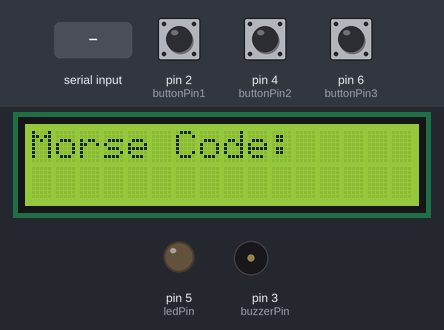
Recording of a sketch running on a simulated Arduino Uno, built with avr-gcc and run on an emulated ATmega328P. Shown: 16×2 character LCD, output pins drawn as LEDs (lit = HIGH), buzzer (waves = sounding, pin HIGH). The inputs (shaded band) are chosen by the test bench; at power-on: pin 2 (buttonPin1) HIGH, pin 4 (buttonPin2) HIGH, pin 6 (buttonPin3) HIGH. What the sketch prints to the serial monitor is not drawn.

Above: at 1.2 s.
1.3 s: pin 2 (buttonPin1) pulled LOW for 0.15 s
At 2.9 s:
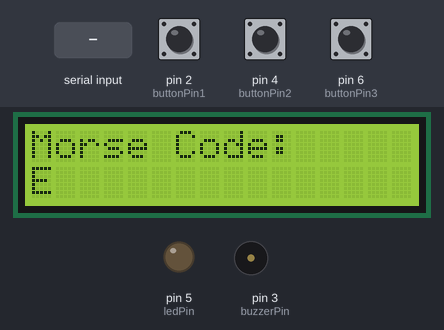
3.9 s: pin 4 (buttonPin2) pulled LOW for 3.2 s
At 4.8 s:
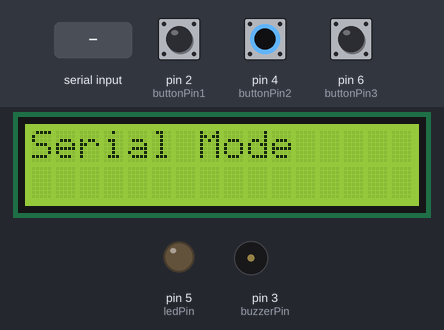
9.3 s: "-..." received over Serial
At 9.7 s:
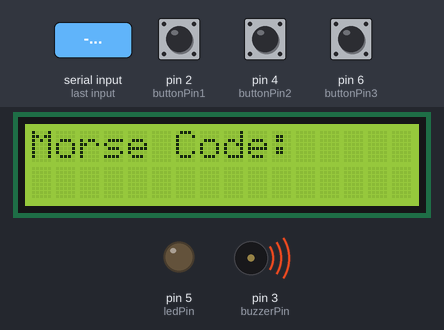
12.3 s: ".-" received over Serial
At 14.7 s:
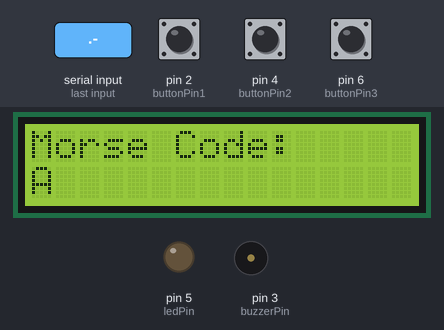
15.3 s: "-.-." received over Serial
At 17.0 s:
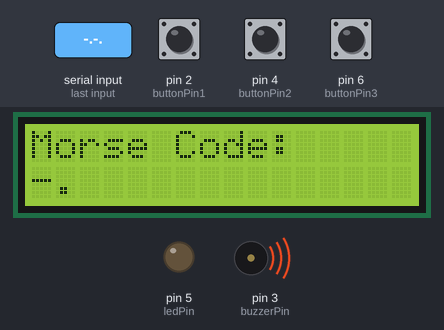
18.3 s: "-.." received over Serial
At 21.4 s:
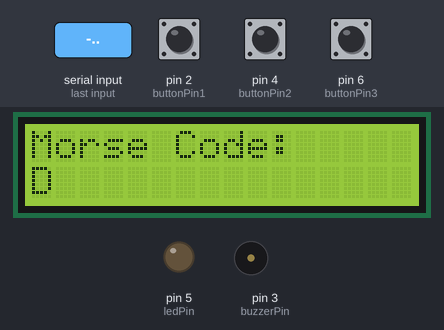
Timing chart, 0 to 22.3 s (numbered marks = the images above; inputs shaded):
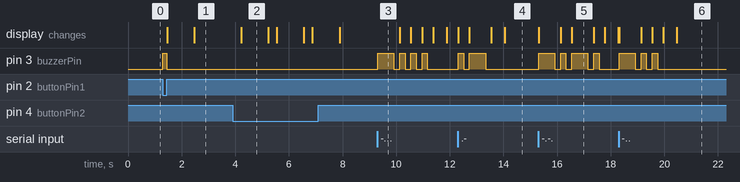

The sketch:

main.ino
```cpp
#include <Wire.h>
#include <LiquidCrystal_I2C.h>

LiquidCrystal_I2C lcd(0x27, 16, 2);

const int buzzerPin = 3;
const int buttonPin1 = 2;
const int buttonPin2 = 4;
const int buttonPin3 = 6; // Dodajemy trzeci przycisk do resetowania LCD
const int ledPin = 5;

boolean buttonPressed = false;
boolean useSerial = false;
String morseCode = "";
String translatedText = "";
String lastDisplayedText = "";
unsigned long pressStartTime = 0;
unsigned long lastPressTime = 0;
const unsigned long dotLength = 200;
const unsigned long dashLength = 600;
const unsigned long symbolTimeout = 1000;
unsigned long lastCharTime = 0;

void setup() {
  Serial.begin(9600);
  pinMode(buzzerPin, OUTPUT);
  pinMode(buttonPin1, INPUT_PULLUP);
  pinMode(buttonPin2, INPUT_PULLUP);
  pinMode(buttonPin3, INPUT_PULLUP); // Ustawiamy trzeci przycisk jako wejście
  pinMode(ledPin, OUTPUT);

  lcd.begin(16, 2);
  lcd.backlight();
  lcd.clear();
  lcd.setCursor(0, 0);
  lcd.print("Morse Code:");
  lcd.setCursor(0, 1);
}

void loop() {
  // Sprawdź, czy przycisk zmiany trybu został wciśnięty
  if (digitalRead(buttonPin2) == LOW) {
    useSerial = !useSerial;
    delay(300);
    lcd.clear();
    lcd.setCursor(0, 0);
    if (useSerial) {
      lcd.print("Serial Mode");
    } else {
      lcd.print("Button Mode");
    }
    lcd.setCursor(0, 1);
    delay(1000);
    lcd.clear();
    lcd.setCursor(0, 0);
    lcd.print("Morse Code:");
    lcd.setCursor(0, 1);
    translatedText = "";
    morseCode = "";
    lastDisplayedText = "";
  }

  // Sprawdź, czy trzeci przycisk został wciśnięty
  if (digitalRead(buttonPin3) == LOW) {
    morseCode = "";
    translatedText = "";
    lcd.clear();
    lcd.setCursor(0, 0);
    lcd.print("Morse Code:");
    lcd.setCursor(0, 1);
    delay(300); // debounce
  }

  if (useSerial) {
    readSerial();
  } else {
    readButton();
  }

  // Sprawdzanie, czy upłynął czas symbolTimeout bez sygnału
  if (!useSerial && millis() - lastPressTime > symbolTimeout && morseCode.length() > 0) {
    translateAndDisplay();
  }

  // Miga dioda LED, gdy wiadomość z komputera czeka na przyjęcie
  static unsigned long previousMillis = 0;
  const long interval = 500;
  if (Serial.available() > 0 && !useSerial) {
    unsigned long currentMillis = millis();
    if (currentMillis - previousMillis >= interval) {
      previousMillis = currentMillis;
      digitalWrite(ledPin, !digitalRead(ledPin));
    }
  } else {
    digitalWrite(ledPin, LOW);
  }
}

void readButton() {
  if (digitalRead(buttonPin1) == LOW) {
    if (!buttonPressed) {
      buttonPressed = true;
      digitalWrite(buzzerPin, HIGH);
      pressStartTime = millis();
    }
  } else {
    if (buttonPressed) {
      unsigned long pressEndTime = millis();
      unsigned long duration = pressEndTime - pressStartTime;
      digitalWrite(buzzerPin, LOW);
      buttonPressed = false;

      Serial.print("Duration: ");
      Serial.println(duration);

      if (duration < dotLength) {
        morseCode += ".";
        Serial.println("Dot");
      } else if (duration < dashLength) {
        morseCode += "-";
        Serial.println("Dash");
      } else {
        Serial.println("Too long");
      }

      lastPressTime = millis();
      updateLCD(translatedText + morseCode);
    }
  }
}

void readSerial() {
  static bool newMessage = true;
  static const unsigned long charTimeout = 500;

  if (Serial.available()) {
    if (newMessage) {
      lcd.clear();
      lcd.setCursor(0, 0);
      lcd.print("Morse Code:");
      lcd.setCursor(0, 1);
      translatedText = "";
      morseCode = "";
      lastDisplayedText = "";
      newMessage = false;
    }

    char c = Serial.read();
    if (c == '.') {
      morseCode += ".";
      dot();
    } else if (c == '-') {
      morseCode += "-";
      dash();
    } else if (c == ' ') {
      translateAndDisplay();
    } else if (c == '/') {
      translateAndDisplay();
      translatedText += ' ';
    }
    lastCharTime = millis();
  }

  if (millis() - lastCharTime > charTimeout && morseCode.length() > 0) {
    translateAndDisplay();
    lastCharTime = millis();
    newMessage = true;
  }

  updateLCD(translatedText + morseCode);
}

void dot() {
  digitalWrite(buzzerPin, HIGH);
  delay(200);
  digitalWrite(buzzerPin, LOW);
  delay(200);
}

void dash() {
  digitalWrite(buzzerPin, HIGH);
  delay(600);
  digitalWrite(buzzerPin, LOW);
  delay(200);
}

void translateAndDisplay() {
  String letter = morseToLetter(morseCode);
  translatedText += letter;
  morseCode = "";
  updateLCD(translatedText);
  Serial.print("Translated: ");
  Serial.println(translatedText);
}

void updateLCD(String text) {
  if (text != lastDisplayedText) {
    lcd.clear();
    lcd.setCursor(0, 0);
    lcd.print("Morse Code:");
    lcd.setCursor(0, 1);
    lcd.print(text);
    lastDisplayedText = text;
  }
}

String morseToLetter(String code) {
  if (code == ".-") return "A";
  if (code == "-...") return "B";
  if (code == "-.-.") return "C";
  if (code == "-..") return "D";
  if (code == ".") return "E";
  if (code == "..-.") return "F";
  if (code == "--.") return "G";
  if (code == "....") return "H";
  if (code == "..") return "I";
  if (code == ".---") return "J";
  if (code == "-.-") return "K";
  if (code == ".-..") return "L";
  if (code == "--") return "M";
  if (code == "-.") return "N";
  if (code == "---") return "O";
  if (code == ".--.") return "P";
  if (code == "--.-") return "Q";
  if (code == ".-.") return "R";
  if (code == "...") return "S";
  if (code == "-") return "T";
  if (code == "..-") return "U";
  if (code == "...-") return "V";
  if (code == ".--") return "W";
  if (code == "-..-") return "X";
  if (code == "-.--") return "Y";
  if (code == "--..") return "Z";
  if (code == "-----") return "0";
  if (code == ".----") return "1";
  if (code == "..---") return "2";
  if (code == "...--") return "3";
  if (code == "....-") return "4";
  if (code == ".....") return "5";
  if (code == "-....") return "6";
  if (code == "--...") return "7";
  if (code == "---..") return "8";
  if (code == "----.") return "9";
  return ""; // Spacja dla nieznanego kodu Morse'a
}
```

Measured:
- after the input at 1.3 s, pin 3 (buzzerPin): LOW → HIGH at once, → LOW 0.15 s later; the display: first changes after 0.17 s (image 1 shows a later state)
- after the input at 3.9 s, the display: changes after 0.31 s (image 2)
- after the input at 9.3 s, pin 3 (buzzerPin): LOW → HIGH at once, then repeats every 0.42 s: LOW 0.22 s, HIGH 0.20 s, until it stays LOW from 11.2 s
- after the input at 12.3 s, pin 3 (buzzerPin): LOW → HIGH at once, → LOW 0.20 s later, → HIGH 0.22 s later, → LOW 0.60 s later; the display: first changes at once (image 4 shows a later state)
- after the input at 15.3 s, pin 3 (buzzerPin): LOW → HIGH at once, → LOW 0.60 s later, → HIGH 0.22 s later, → LOW 0.20 s later, … (8 changes in this stretch); the display: first changes at once (image 5 shows a later state)
- after the input at 18.3 s, pin 3 (buzzerPin): LOW → HIGH at once, then repeats every 0.42 s: LOW 0.22 s, HIGH 0.20 s, until it stays LOW from 19.7 s; the display: first changes at once (image 6 shows a later state)
- what the display in image 2 shows lasts 1.0 s, from 4.2 s to 5.2 s
